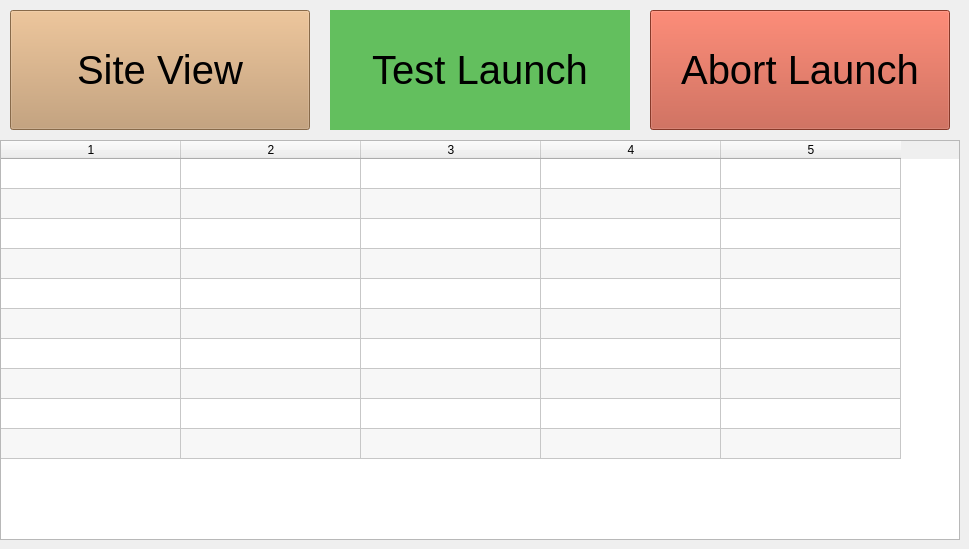
                       <widget class="QWidget" name="tab_19">
                        <attribute name="title">
                         <string>Scenario 1</string>
                        </attribute>
                        <widget class="QTableWidget" name="sensorTable_19">
                         <property name="geometry">
                          <rect>
                           <x>0</x>
                           <y>140</y>
                           <width>960</width>
                           <height>400</height>
                          </rect>
                         </property>
                         <property name="sizePolicy">
                          <sizepolicy hsizetype="Expanding" vsizetype="Expanding">
                           <horstretch>0</horstretch>
                           <verstretch>0</verstretch>
                          </sizepolicy>
                         </property>
                         <property name="minimumSize">
                          <size>
                           <width>0</width>
                           <height>0</height>
                          </size>
                         </property>
                         <property name="maximumSize">
                          <size>
                           <width>16777215</width>
                           <height>16777215</height>
                          </size>
                         </property>
                         <property name="sizeIncrement">
                          <size>
                           <width>0</width>
                           <height>0</height>
                          </size>
                         </property>
                         <property name="lineWidth">
                          <number>1</number>
                         </property>
                         <property name="alternatingRowColors">
                          <bool>true</bool>
                         </property>
                         <property name="rowCount">
                          <number>10</number>
                         </property>
                         <property name="columnCount">
                          <number>5</number>
                         </property>
                         <attribute name="horizontalHeaderVisible">
                          <bool>true</bool>
                         </attribute>
                         <attribute name="horizontalHeaderMinimumSectionSize">
                          <number>32</number>
                         </attribute>
                         <attribute name="horizontalHeaderDefaultSectionSize">
                          <number>180</number>
                         </attribute>
                         <attribute name="verticalHeaderVisible">
                          <bool>false</bool>
                         </attribute>
                         <attribute name="verticalHeaderStretchLastSection">
                          <bool>false</bool>
                         </attribute>
                         <row/>
                         <row/>
                         <row/>
                         <row/>
                         <row/>
                         <row/>
                         <row/>
                         <row/>
                         <row/>
                         <row/>
                         <column/>
                         <column/>
                         <column/>
                         <column/>
                         <column/>
                        </widget>
                        <widget class="QPushButton" name="btn_testlaunch">
                         <property name="geometry">
                          <rect>
                           <x>330</x>
                           <y>10</y>
                           <width>300</width>
                           <height>120</height>
                          </rect>
                         </property>
                         <property name="font">
                          <font>
                           <family>Segoe UI</family>
                           <pointsize>-1</pointsize>
                           <italic>false</italic>
                           <bold>false</bold>
                          </font>
                         </property>
                         <property name="styleSheet">
                          <string notr="true">background-color: #63BF5E;
border: -1px;
font-size: 40px;</string>
                         </property>
                         <property name="text">
                          <string>Test Launch</string>
                         </property>
                        </widget>
                        <widget class="QPushButton" name="btn_siteview">
                         <property name="geometry">
                          <rect>
                           <x>10</x>
                           <y>10</y>
                           <width>300</width>
                           <height>120</height>
                          </rect>
                         </property>
                         <property name="font">
                          <font>
                           <family>Segoe UI</family>
                           <pointsize>-1</pointsize>
                           <italic>false</italic>
                           <bold>false</bold>
                          </font>
                         </property>
                         <property name="styleSheet">
                          <string notr="true">background-color: #BF9567;
font-size: 40px;</string>
                         </property>
                         <property name="text">
                          <string>Site View</string>
                         </property>
                        </widget>
                        <widget class="QPushButton" name="btn_abortlaunch">
                         <property name="geometry">
                          <rect>
                           <x>650</x>
                           <y>10</y>
                           <width>300</width>
                           <height>120</height>
                          </rect>
                         </property>
                         <property name="font">
                          <font>
                           <family>Segoe UI</family>
                           <pointsize>-1</pointsize>
                           <italic>false</italic>
                           <bold>false</bold>
                          </font>
                         </property>
                         <property name="styleSheet">
                          <string notr="true">background-color: #BF503A;
font-size: 40px;</string>
                         </property>
                         <property name="text">
                          <string>Abort Launch</string>
                         </property>
                        </widget>
                       </widget>
